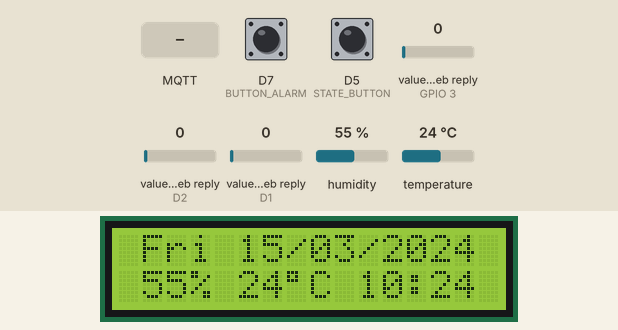
Simulated run of this sketch. Board: ESP8266 (NodeMCU). On the bench: 16×2 character LCD. The inputs (shaded band) are chosen by the test bench; at power-on: D5 (STATE_BUTTON) LOW, D7 (BUTTON_ALARM) LOW, value in the web reply (sensors on GPIO 3, D2, D1) 0, humidity 55 %, temperature 24 °C. WiFi joins after 1.5 s; servers stay silent unless stated; network time is answered at once with the bench clock; the local clock reads 2024-03-15 10:24:30 at power-on unless the sketch sets it; random numbers use the default seed unless the sketch sets one; no MQTT or app messages arrive unless stated; web services answer with replies made up by the test bench; what the sketch prints to the serial monitor is not drawn.

Above: at 5.7 s.
5.8 s: D5 (STATE_BUTTON) pulled HIGH for 0.15 s
At 6.5 s:
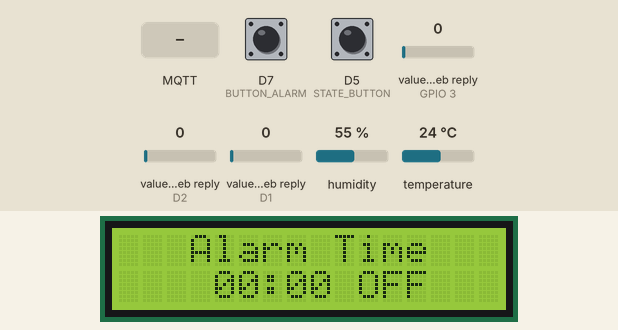
7.4 s: MQTT message "true" arrives on the third subscribed topic
At 8.3 s:
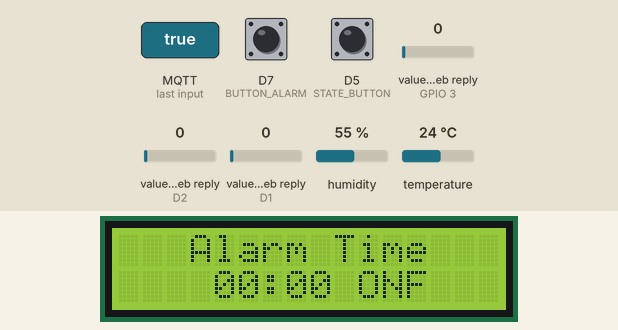
8.9 s: MQTT message "1" arrives on the first subscribed topic
At 9.3 s:
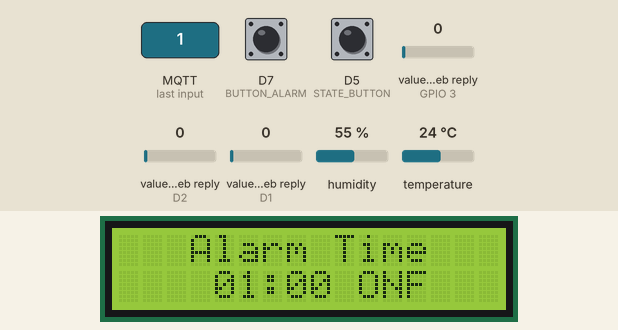
10.4 s: MQTT message "1" arrives on the second subscribed topic
At 10.8 s:
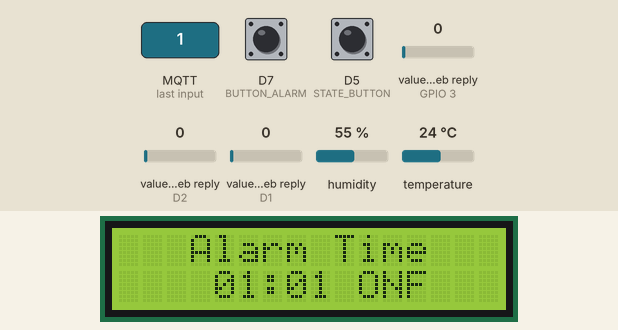
11.9 s: MQTT message "alarm/hour" arrives on the first subscribed topic
At 13.1 s:
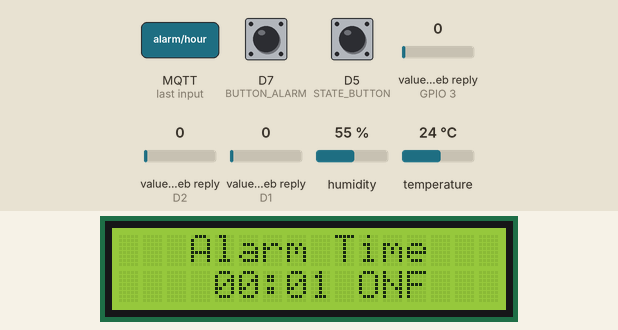
13.4 s: MQTT message "alarm/hour" arrives on the third subscribed topic
At 14.1 s:
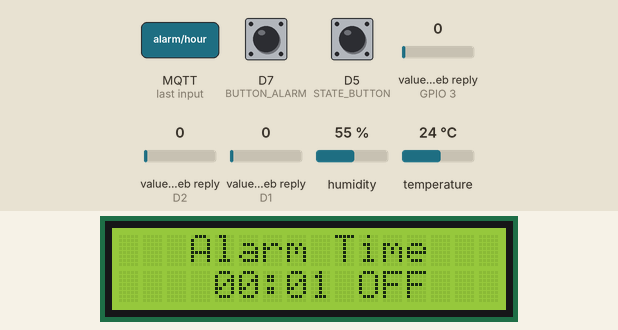
Timing chart, 0 to 15.9 s (numbered marks = the images above; inputs shaded):
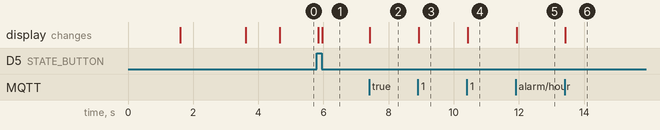

The sketch:

Alarm_Clock.ino
```cpp
//for LED status
#include <Ticker.h>
Ticker ticker;

// Other libraries
#include <ThingSpeak.h>
#include <WiFiManager.h> // https://github.com/tzapu/WiFiManager
#include <LiquidCrystal_I2C.h>
#include <Wire.h>
#include <NTPClient.h>
#include <WiFiUdp.h>
#include <ESP8266WiFi.h>
#include <DHT.h>
#include <PubSubClient.h>

LiquidCrystal_I2C lcd(0x27, 16, 2);

int STATE_BUTTON = D5;
int DHT_PIN = D6;
int BUZZER_PIN = D4;
int BUTTON_ALARM = D7;

String curHour, curMinute, currentDay, curMonth, curYear;
String hourAlarmString, minuteAlarmString, alarmActivationString;

String weekDays[7] = { "Sun", "Mon", "Tue", "Wed", "Thu", "Fri", "Sat" };
String months[12] = { "Jan", "Feb", "Mar", "Apr", "May", "Jun", "Jul", "Aug", "Sep", "Oct", "Nov", "Dec" };

WiFiUDP ntpUDP;
NTPClient timeClient(ntpUDP, "pool.ntp.org");

long hourAlarming;
long minuteAlarming;

// Delta Time
float current;
float oldTime;
float deltaTime;
float buttonTimer;

// Button
int state;
float timer;
bool isPressedButton;

// Alarm
int alarmState;
boolean isAlarming;
boolean isAlarmActivated;

#ifndef LED_BUILTIN
#define LED_BUILTIN 13 // ESP32 DOES NOT DEFINE LED_BUILTIN
#endif
int LED = LED_BUILTIN;

// DHT11 Sensor
DHT dht(DHT_PIN, DHT11);

WiFiClient espClient;
PubSubClient client(espClient);
unsigned long lastMsg = 0;
#define MSG_BUFFER_SIZE  (50)
char msg[MSG_BUFFER_SIZE];

String ssid = "........";
String password = "........";
const char* mqtt_server = "broker.mqtt-dashboard.com";

int int_humidity, int_temperature;

//---------Channel Details---------//
unsigned long counterChannelNumber1 = 1381985;            // Channel ID
const char * myCounterReadAPIKey1 = "5OICR66IHNWE1F2Q"; // Read API Key

const int FieldNumber3 = 3;  // The field you wish to read
const int FieldNumber4 = 4;
const int FieldNumber5 = 5;
//-------------------------------//

// Icon
byte degreeIcon[] = {
  B11100,
  B10100,
  B11100,
  B00000,
  B00000,
  B00000,
  B00000,
  B00000
};

void tick()
{
  //toggle state
  digitalWrite(LED, !digitalRead(LED));     // set pin to the opposite state
}

//gets called when WiFiManager enters configuration mode
void configModeCallback (WiFiManager *myWiFiManager) {
  Serial.println("Entered config mode");
  Serial.println(WiFi.softAPIP());
  //if you used auto generated SSID, print it
  Serial.println(myWiFiManager->getConfigPortalSSID());
  //entered config mode, make led toggle faster
  ticker.attach(0.2, tick);
}

void setup() {
  // Setup for LCD_I2C
  Wire.begin(D2, D1);
  lcd.init();
  lcd.backlight();
  lcd.createChar(0, degreeIcon);

  // Setup pin for required input and output
  dht.begin();
  pinMode(STATE_BUTTON, INPUT);
  pinMode(BUTTON_ALARM, INPUT);
  pinMode(BUZZER_PIN, OUTPUT);
  noTone(BUZZER_PIN);
  setup_wifi();

  client.setServer(mqtt_server, 1883);
  client.setCallback(callback);

  // Initialize variables
  state = 1;
  buttonTimer = .5;
  isAlarming = false;
  isPressedButton = false;
  alarmState = 1;

  int_humidity = 0;
  int_temperature = 0;
  //hourAlarming = 7;
  //minuteAlarming = 0;
  //isAlarmActivated = true;

  //---------------- Channel 1 ----------------//
  hourAlarming = ThingSpeak.readLongField(counterChannelNumber1, FieldNumber3, myCounterReadAPIKey1);
  minuteAlarming = ThingSpeak.readLongField(counterChannelNumber1, FieldNumber4, myCounterReadAPIKey1);
  isAlarmActivated = ThingSpeak.readLongField(counterChannelNumber1, FieldNumber5, myCounterReadAPIKey1);
  int statusCode = ThingSpeak.getLastReadStatus();
  if (statusCode == 200)
  {
    Serial.println("Successfully get data");
  }
  else
  {
    Serial.println("Unable to read channel / No internet connection");
  }
  //delay(100);
  //-------------- End of Channel 1 -------------//

  timeClient.begin();
  timeClient.setTimeOffset(25200);
}

void loop() {

   timeClient.update();
   if (!client.connected()) {
      reconnect();
   }
   client.loop();

   oldTime = current;
   current = millis();
   deltaTime = (current - oldTime) / 1000;
   // put your main code here, to run repeatedly:

   if (hourAlarming < 10) {
      hourAlarmString = "0" + String(hourAlarming);
   } else {
      hourAlarmString = String(hourAlarming);
   }

   if (minuteAlarming < 10) {
      minuteAlarmString = "0" + String(minuteAlarming);
   } else {
      minuteAlarmString = String(minuteAlarming);
   }

   if (isAlarmActivated) {
      alarmActivationString = "ON";
   } else {
      alarmActivationString = "OFF";
   }

   int buttonState = digitalRead(STATE_BUTTON);

   // Read Humidity and Temperature
   float humidity = dht.readHumidity();
   float temperature = dht.readTemperature();
   int_humidity = (int) humidity;
   int_temperature = (int) temperature;

   // Convert to String
   String h = String(int_humidity);
   String t = String(int_temperature);

   unsigned long now = millis();
   if (now - lastMsg > 1000) {
     lastMsg = now;
     snprintf (msg, MSG_BUFFER_SIZE, "%ld", int_humidity);
     client.publish("room/humidity", msg);
     snprintf (msg, MSG_BUFFER_SIZE, "%ld", int_temperature);
     client.publish("room/temperature", msg);
     snprintf (msg, MSG_BUFFER_SIZE, "%ld", hourAlarming);
     client.publish("alarm/currentHour", msg);
     snprintf (msg, MSG_BUFFER_SIZE, "%ld", minuteAlarming);
     client.publish("alarm/currentMinute", msg);
     snprintf (msg, MSG_BUFFER_SIZE, "%ld", isAlarmActivated);
     client.publish("alarm/currentActivation", msg);
   }

   int alarmButton = digitalRead(BUTTON_ALARM);

   unsigned long epochTime = timeClient.getEpochTime();

   struct tm *ptm = gmtime ((time_t *)&epochTime);

   // Get current time data from NTPClient
   int currentHour = timeClient.getHours();
   if (currentHour < 10) {
      curHour = "0" + String(currentHour);
   } else {
      curHour = String(currentHour);
   }

   int currentMinute = timeClient.getMinutes();
   if (currentMinute < 10) {
      curMinute = "0" + String(currentMinute);
   } else {
      curMinute = String(currentMinute);
   }

   String weekDay = weekDays[timeClient.getDay()];

   int monthDay = ptm->tm_mday;
   if (monthDay < 10) {
      currentDay = "0" + String(monthDay);
   } else {
      currentDay = String(monthDay);
   }

   int currentMonth = ptm->tm_mon+1;
   if (currentMonth < 10) {
      curMonth = "0" + String(currentMonth);
   } else {
      curMonth = String(currentMonth);
   }

   int currentYear = ptm->tm_year+1900;
   curYear = String(currentYear);

   if (hourAlarming == currentHour && minuteAlarming == currentMinute) {
      if (alarmButton == HIGH && isAlarmActivated) {
          isAlarmActivated = false;
      } else {
        if (!isAlarmActivated) {
            noTone(BUZZER_PIN);
        } else if (isAlarmActivated) {
            tone(BUZZER_PIN, 10000);
        }
      }
   } else {
      Serial.println("NO BUZZER");
   }

   if (buttonState == HIGH && !isPressedButton) {
      isPressedButton = true;
      lcd.clear();
      Serial.println("Switch state");
      switch (state) {
         case 1:
           state = 2;
           break;
         case 2:
           state = 1;
           break;
     }

   } else if (buttonState == LOW) {
      switch (state) {
        case 1:
          // Set Date (First Line)
          lcd.setCursor(1, 0); lcd.print(weekDay);
          lcd.setCursor(5, 0); lcd.print(currentDay);
          lcd.setCursor(7, 0); lcd.print("/");
          lcd.setCursor(8, 0); lcd.print(curMonth);
          lcd.setCursor(10, 0); lcd.print("/");
          lcd.setCursor(11, 0); lcd.print(curYear);

          // Set Time (Second Line)
          lcd.setCursor(1, 1); lcd.print(h);
          lcd.setCursor(3, 1); lcd.print("%");
          lcd.setCursor(5, 1); lcd.print(t);
          lcd.setCursor(7, 1); lcd.write(byte(0));
          lcd.setCursor(8, 1); lcd.print("C");
          lcd.setCursor(10, 1); lcd.print(curHour);
          lcd.setCursor(12, 1); lcd.print(":");
          lcd.setCursor(13, 1); lcd.print(curMinute);
          break;

        case 2:
         // Show Alarm Time
         lcd.setCursor(3, 0); lcd.print("Alarm Time");
         lcd.setCursor(4, 1); lcd.print(hourAlarmString);
         lcd.print(":"); lcd.print(minuteAlarmString);
         lcd.setCursor(10, 1); lcd.print(alarmActivationString);
         break;
         if (isAlarmActivated) {
            lcd.setCursor(12,1);
            lcd.print("");
            alarmActivationString = "ON";
         } else {
            alarmActivationString = "OFF";
         }
      }
   }

   if (isPressedButton) {
      timer += deltaTime;

      if (timer >= buttonTimer) {
         timer = 0;
         isPressedButton = false;
      }
   }
}

void callback(char* topic, byte* payload, unsigned int length) {
  Serial.print("Message arrived [");
  Serial.print(topic);
  Serial.print("] ");
  String messageTemp;
  for (int i = 0; i < length; i++) {
    Serial.print((char)payload[i]);
    messageTemp += (char)payload[i];
  }
  Serial.println();

  if (strcmp(topic, "alarm/hour") == 0) {
    int tempHourAlarm = messageTemp.toInt();
    hourAlarming = tempHourAlarm;
  }
  if (strcmp(topic, "alarm/minute") == 0) {
    int tempMinuteAlarm = messageTemp.toInt();
    minuteAlarming = tempMinuteAlarm;
  }
  if (strcmp(topic, "alarm/isActivated") == 0) {
    if (messageTemp == "true") {
       isAlarmActivated = true;
    } else {
      isAlarmActivated = false;
    }
  }

  // Switch on the LED if an 1 was received as first character
  if ((char)payload[0] == '1') {
    digitalWrite(BUILTIN_LED, LOW);   // Turn the LED on (Note that LOW is the voltage level
    // but actually the LED is on; this is because
    // it is active low on the ESP-01)
  } else {
    digitalWrite(BUILTIN_LED, HIGH);  // Turn the LED off by making the voltage HIGH
  }
  Serial.println("Callback called");

}

void reconnect() {
  // Loop until we're reconnected
  while (!client.connected()) {
    Serial.println("Attempting MQTT connection...");
    // Create a random client ID
    String clientId = "ESP8266Client-";
    clientId += String(random(0xffff), HEX);
    // Attempt to connect
    if (client.connect(clientId.c_str())) {
      Serial.println("connected");
      // Once connected, publish an announcement...
      lcd.clear();
      client.subscribe("alarm/hour");
      client.subscribe("alarm/minute");
      client.subscribe("alarm/isActivated");
    } else {
      Serial.print("failed, rc=");
      Serial.print(client.state());
      Serial.println(" try again in 5 seconds");
      // Wait 5 seconds before retrying
      delay(5000);
    }
  }
}

void setup_wifi() {
  lcd.setCursor(0, 0);
  lcd.print("Connecting...");
  // put your setup code here, to run once:
  WiFi.mode(WIFI_STA); // explicitly set mode, esp defaults to STA+AP
  // put your setup code here, to run once:
  Serial.begin(115200);
  //set led pin as output
  pinMode(LED, OUTPUT);
  // start ticker with 0.5 because we start in AP mode and try to connect
  ticker.attach(0.6, tick);

  //WiFiManager
  //Local intialization. Once its business is done, there is no need to keep it around
  WiFiManager wm;
  //reset settings - for testing
  // wm.resetSettings();

  //set callback that gets called when connecting to previous WiFi fails, and enters Access Point mode
  wm.setAPCallback(configModeCallback);

  //fetches ssid and pass and tries to connect
  //if it does not connect it starts an access point with the specified name
  //here  "AutoConnectAP"
  //and goes into a blocking loop awaiting configuration
  if (!wm.autoConnect()) {
    Serial.println("failed to connect and hit timeout");
    //reset and try again, or maybe put it to deep sleep
    ESP.restart();
    delay(1000);
  }

  //if you get here you have connected to the WiFi
  lcd.clear();
  Serial.println("connected...yeey :)");
  ticker.detach();
  //keep LED on
  digitalWrite(LED, LOW);

  ssid = WiFi.SSID();
  password = WiFi.psk();

  Serial.print("Connected to: ");
  Serial.println(ssid);
  lcd.setCursor(0, 0);
  lcd.print("Connected to:");
  lcd.setCursor(1, 1);
  lcd.print(ssid);
  delay(2000);
  lcd.clear();
  ThingSpeak.begin(espClient);
}
```

Measured:
- after the input at 5.8 s, the display: first changes at once (image 1 shows a later state)
- after the input at 7.4 s, the display: changes at once (image 2)
- after the input at 8.9 s, the display: changes at once (image 3)
- after the input at 10.4 s, the display: changes at once (image 4)
- after the input at 11.9 s, the display: changes at once (image 5)
- after the input at 13.4 s, the display: changes at once (image 6)
